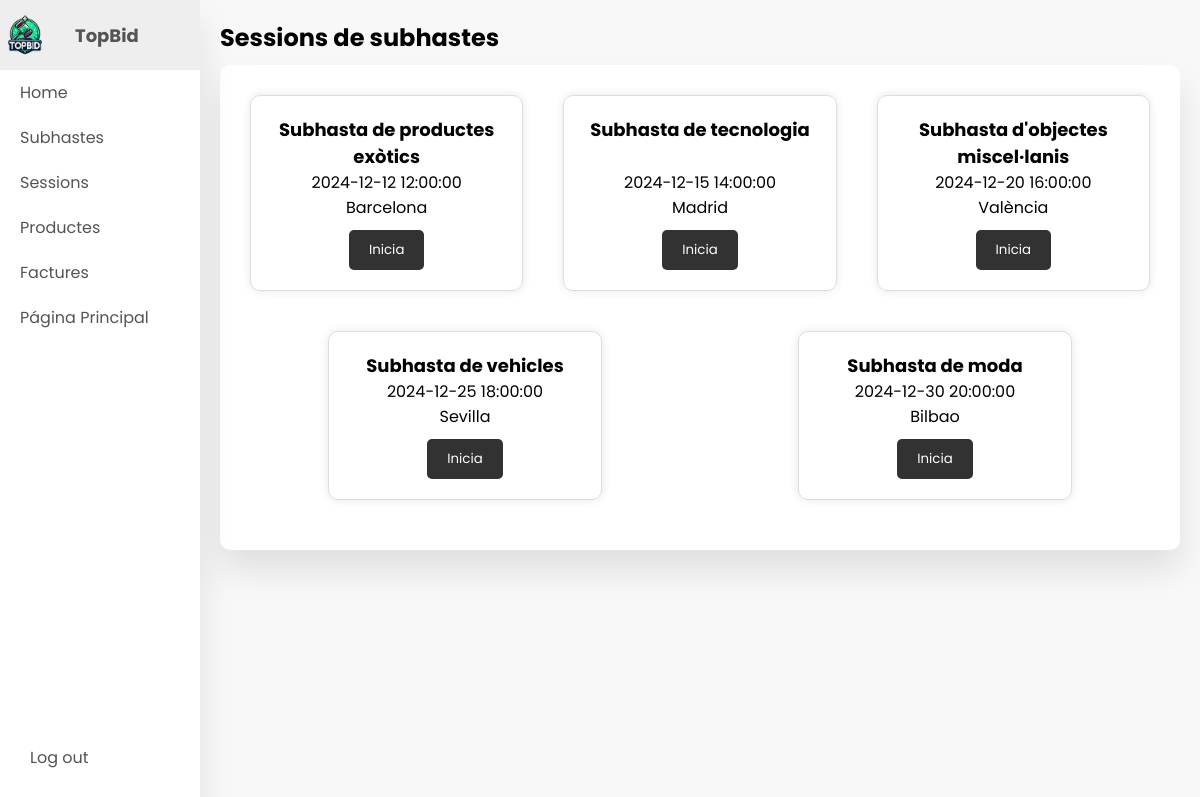
Screenshot of /index.php?controller=subhastador&action=sessio (signed in) with the database file from the repository.
### tables this page shows
CREATE TABLE subhasta (
    id_subhasta INT PRIMARY KEY AUTO_INCREMENT,
    nom VARCHAR(100) NOT NULL, 
    date_hora DATETIME NOT NULL,
    lloc VARCHAR(100) NOT NULL,
    descripcio VARCHAR(250) NOT NULL,
    percentatge INT DEFAULT 10,
    inici ENUM('senseIniciar', 'iniciat','finalitzat') DEFAULT 'senseIniciar'
);

### controllers/SubhastadorController.php (called while the page is built, shortened)
<?php
require_once 'models/Subhasta.php';
class SubhastadorController
{
    public function sessio(): void
    {
        $config = require_once 'config.php';
        $pdo = DBConnection::getConnection($config['db']);
        $allSubhastes = Subhasta::getAllSubhastesSenseFeroIniciades($pdo);
        foreach ($allSubhastes as $subhasta) {
            $subhasta->inici = Subhasta::getIniciById($pdo, $subhasta->id_subhasta);
        }
        require_once 'views/subhastador/sessions.php';
    }
}

### models/Subhasta.php (called while the page is built, shortened)
<?php
class Subhasta
{
    public static function getAllSubhastesSenseFeroIniciades(PDO $pdo): array
    {
        $query = "SELECT * FROM subhasta WHERE inici = 'senseIniciar' OR inici = 'iniciat'";
        $stmt = $pdo->prepare($query);
        $stmt->execute();
        return $stmt->fetchAll(PDO::FETCH_OBJ);
    }
    public static function getIniciById(PDO $pdo, int $id_subhasta): string
    {
        $stmt = $pdo->prepare("SELECT inici FROM subhasta WHERE id_subhasta = ?");
        $stmt->execute([$id_subhasta]);
        return $stmt->fetchColumn();
    }
}

### views/subhastador/sessions.php (the view, shortened to what this page needs)
<!DOCTYPE html>
<html lang="ca">
<head>
    <link rel="stylesheet" href="views/css/subhastador/subhasta.css">
    <link rel="stylesheet" href="views/css/subhastador/dashboard.css"/>
</head>
<body>
    <div class="container">
        <?php include 'views/includes/nav-admin.php'; ?>
        <section class="main">
            <div class="main-top">
                <h1>Sessions de subhastes</h1>
            </div>
            <div class="course-box">
                <?php if (!empty($allSubhastes)): ?>
                    <div class="subhasta-card">
                        <?php foreach ($allSubhastes as $subhasta): ?>
                            <div class="subhasta-item">
                                <h2><?php echo htmlspecialchars($subhasta->nom); ?></h2>
                                <p><?php echo htmlspecialchars($subhasta->date_hora); ?></p>
                                <p><?php echo htmlspecialchars($subhasta->lloc); ?></p>
                                <button class="boton" id="inicia"
                                    onclick="location.href='index.php?controller=subhastador&action=<?php echo $subhasta->inici === 'iniciat' ? 'subhastaIniciada' : 'iniciaSubhasta'; ?>&id_subhasta=<?php echo $subhasta->id_subhasta; ?>'">
                                    <?php echo $subhasta->inici === 'iniciat' ? 'Visualitza' : 'Inicia'; ?>
                                </button>
                            </div>
                        <?php endforeach; ?>
                    </div>
                <?php else: ?>
                    <p>No hi ha subhastes disponibles.</p>
                <?php endif; ?>
            </div>
        </section>
    </div>
</body>
</html>

### views/css/subhastador/subhasta.css (style rules this page uses)
.subhasta-card { display: flex; flex-wrap: wrap; justify-content: space-around; }
.subhasta-item { display: flex; flex-direction: column; align-items: center; margin: 20px; padding: 20px; border: 1px solid #ddd; border-radius: 10px; box-shadow: 0 0 10px rgba(0, 0, 0, 0.1); width: calc(33.33% - 40px); text-align: center; }
.subhasta-item h2 { font-size: 18px; width: 100%; height: 40%; }

### views/css/subhastador/dashboard.css (style rules this page uses)
* { margin: 0; padding: 0; outline: none; border: none; text-decoration: none; box-sizing: border-box; font-family: "Poppins", sans-serif; }
body { background-color: #f8f8f8; }
.container { display: flex; }
.main { padding: 20px; width: calc(100% - 200px); margin-left: 200px; }
.main-top { display: flex; }
.course-box { width: 100%; height: auto; padding: 10px 10px 30px 10px; margin-top: 10px; background: #fff; border-radius: 10px; box-shadow: 0 20px 35px rgba(0, 0, 0, 0.1); }
button { margin-top: 10px; background: rgb(50, 50, 50); color: white; border: none; border-radius: 5px; cursor: pointer; padding: 10px 20px; border-radius: 5px; transition: background 0.3s; }

### rows the page displays
subhasta: nom "Subhasta de productes exòtics", date_hora "2024-12-12 12:00:00", lloc "Barcelona", inici "Inicia"
subhasta: nom "Subhasta de tecnologia", date_hora "2024-12-15 14:00:00", lloc "Madrid", inici "Inicia"
subhasta: nom "Subhasta d'objectes miscel·lanis", date_hora "2024-12-20 16:00:00", lloc "València", inici "Inicia"
subhasta: nom "Subhasta de vehicles", date_hora "2024-12-25 18:00:00", lloc "Sevilla", inici "Inicia"
subhasta: nom "Subhasta de moda", date_hora "2024-12-30 20:00:00", lloc "Bilbao", inici "Inicia"
